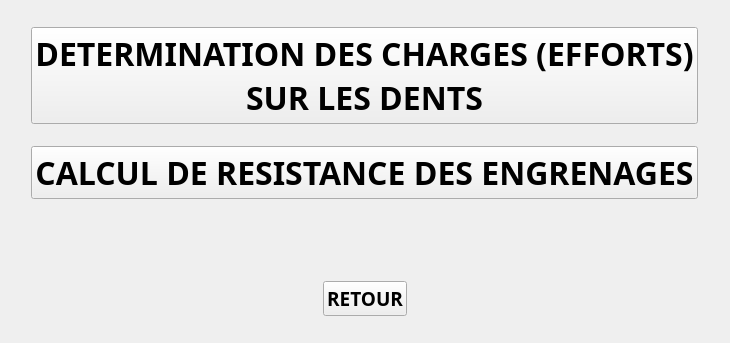
<?xml version="1.0" encoding="UTF-8"?>
<ui version="4.0">
 <class>RESISTANCE_EFFORT</class>
 <widget class="QWidget" name="RESISTANCE_EFFORT">
  <property name="geometry">
   <rect>
    <x>0</x>
    <y>0</y>
    <width>730</width>
    <height>343</height>
   </rect>
  </property>
  <property name="windowTitle">
   <string>CALCUL RESISTANCE-EFFORTS</string>
  </property>
  <property name="windowIcon">
   <iconset>
    <normaloff>../../reducteur_gearexpert.gif</normaloff>../../reducteur_gearexpert.gif</iconset>
  </property>
  <layout class="QGridLayout" name="gridLayout">
   <item row="0" column="0">
    <layout class="QVBoxLayout" name="verticalLayout">
     <item alignment="Qt::AlignHCenter">
      <widget class="QPushButton" name="pushButton_EFFORTS">
       <property name="font">
        <font>
         <family>Arial Black</family>
         <pointsize>24</pointsize>
         <weight>75</weight>
         <bold>true</bold>
        </font>
       </property>
       <property name="text">
        <string>DETERMINATION DES CHARGES (EFFORTS) 
SUR LES DENTS</string>
       </property>
      </widget>
     </item>
     <item alignment="Qt::AlignHCenter">
      <widget class="QPushButton" name="pushButton_RESISTANCE">
       <property name="font">
        <font>
         <family>Arial Black</family>
         <pointsize>24</pointsize>
         <weight>75</weight>
         <bold>true</bold>
        </font>
       </property>
       <property name="text">
        <string>CALCUL DE RESISTANCE DES ENGRENAGES</string>
       </property>
      </widget>
     </item>
     <item>
      <spacer name="horizontalSpacer_4">
       <property name="orientation">
        <enum>Qt::Horizontal</enum>
       </property>
       <property name="sizeHint" stdset="0">
        <size>
         <width>40</width>
         <height>20</height>
        </size>
       </property>
      </spacer>
     </item>
     <item>
      <spacer name="horizontalSpacer_3">
       <property name="orientation">
        <enum>Qt::Horizontal</enum>
       </property>
       <property name="sizeHint" stdset="0">
        <size>
         <width>40</width>
         <height>20</height>
        </size>
       </property>
      </spacer>
     </item>
     <item>
      <spacer name="horizontalSpacer">
       <property name="orientation">
        <enum>Qt::Horizontal</enum>
       </property>
       <property name="sizeHint" stdset="0">
        <size>
         <width>40</width>
         <height>20</height>
        </size>
       </property>
      </spacer>
     </item>
     <item alignment="Qt::AlignHCenter">
      <widget class="QPushButton" name="RETOUR_RESISTRANCE_EFFORTS">
       <property name="font">
        <font>
         <family>Arial Black</family>
         <pointsize>14</pointsize>
         <weight>75</weight>
         <bold>true</bold>
        </font>
       </property>
       <property name="text">
        <string>RETOUR</string>
       </property>
      </widget>
     </item>
    </layout>
   </item>
  </layout>
 </widget>
 <resources/>
 <connections/>
</ui>
